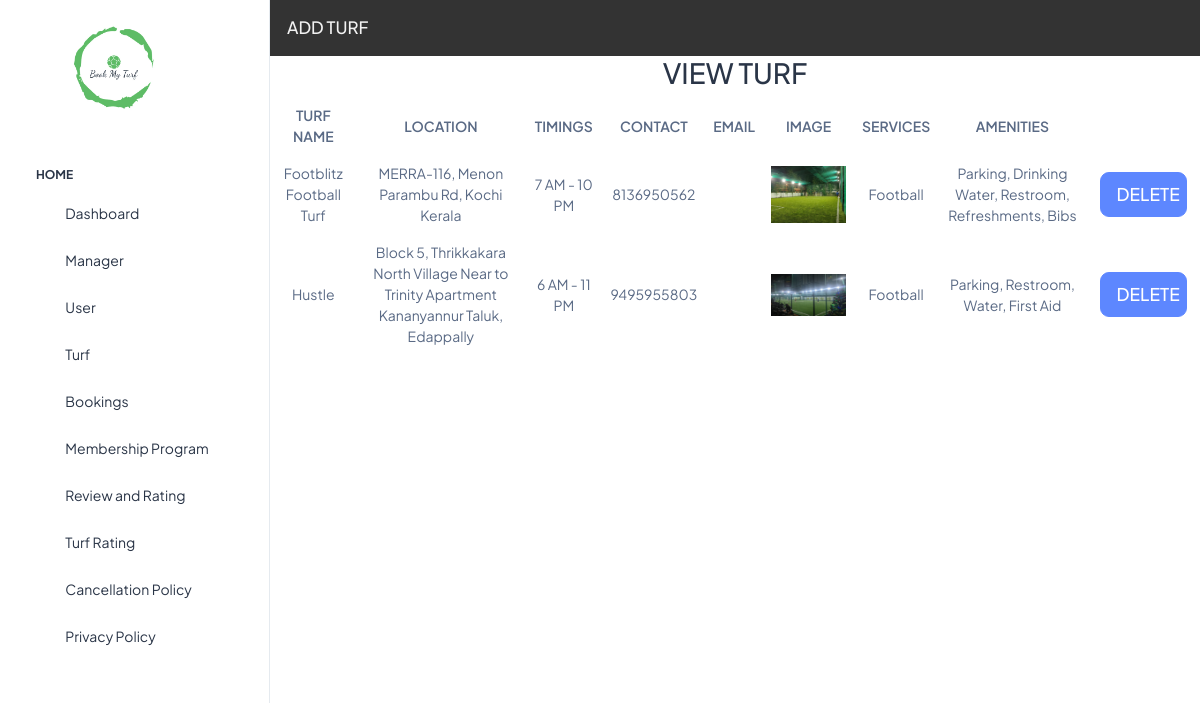
Screenshot of /adminturfview/ with the database file from the repository.
### turf_app/models.py (models this page shows)
class turftbl(models.Model):
    tname = models.CharField(max_length=20, null=True)
    loc = models.CharField(max_length=50, null=True)
    timing = models.CharField(max_length=20, null=True)
    contact = models.IntegerField(null=True)
    email = models.EmailField(null=True)
    image = models.ImageField(null=True, upload_to='media')
    services = models.CharField(max_length=60, null=True)
    amenities = models.TextField(max_length=60, null=True)
    amount = models.IntegerField(max_length=4, null=True)

### turf_app/views.py (the view)
# urls.py: path("adminturfview/", views.adminturfview),
def adminturfview(request):
    v = turftbl.objects.all()
    return render(request, "adminturfview.html", {"v": v})

### templates/adminturfview.html (shortened to what this page needs)
<!DOCTYPE html>
<html lang="en">
<head>
</head>
</head>
<body>
{% include 'sidebar.html' %}
 <div class="body-wrapper">
<div  class="topnav">
    <a href="/addturf" class="btn btn-custom">ADD TURF</a>
</div>
<h2>VIEW TURF</h2>
<table>
    <tr>
        <th>TURF NAME</th>
        <th>LOCATION</th>
        <th>TIMINGS</th>
        <th>CONTACT</th>
        <th>EMAIL</th>
         <th>IMAGE</th>
        <th>SERVICES</th>
        <th>AMENITIES</th>
    </tr>
     {%for i in v%}
    <tr>
        <td>{{i.tname}}</td>
        <td>{{i.loc}}</td>
        <td>{{i.timing}}</td>
        <td>{{i.contact}}</td>
        <td>{{i.email}}</td>
        <td><img src="{{i.image}}" width="75px"></td>
        <td>{{i.services}}</td>
        <td>{{i.amenities}}</td>
        <td> <a href="/admindeleteturf/{{i.id}}" class="btn btn-primary btn-lg btn-block" style="width:90%;">DELETE</a></td>
    </tr>
    {%endfor%}
</table>
 </div>
</body>
</html>

### templates/adminturfview.html (style rules this page uses)
body { margin: 0; font-family: Arial, Helvetica, sans-serif; }
.topnav { overflow: hidden; background-color: #333; }
.topnav a { float: left; color: #f2f2f2; text-align: center; padding: 14px 16px; text-decoration: none; font-size: 17px; }
table { border-collapse: collapse; width: 100% }
tr,td,th { border: 1px solid #dddddd; text-align: center; padding: 8px; }
h2 { text-align: center; }

### rows the page displays
turftbl: tname "Footblitz Football Turf", loc "MERRA-116, Menon Parambu Rd, Kochi Kerala", timing "7 AM - 10 PM", contact "8136950562", image (picture), services "Football", amenities "Parking, Drinking Water, Restroom, Refreshments, Bibs"
turftbl: tname "Hustle", loc "Block 5, Thrikkakara North Village Near to Trinity Apartment Kananyannur Taluk, Edappally", timing "6 AM - 11 PM", contact "9495955803", image (picture), services "Football", amenities "Parking, Restroom, Water, First Aid"
